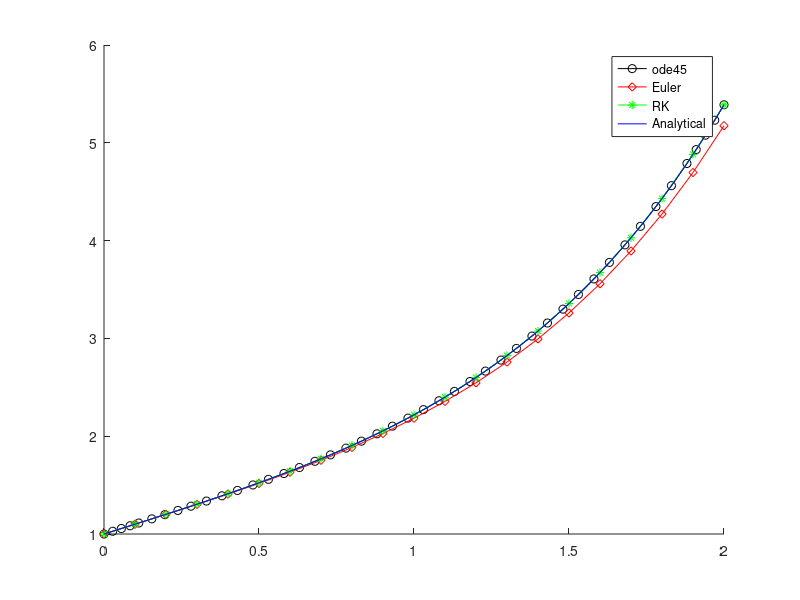

Write MATLAB code to recreate this figure.
% define the right hand side of the ode dy/dx as function handle
f=@(t,y) exp(t)-t;
y0=1; % initial solution at t=0


%%%%%%%%%%%%%%%%%%%%%%%%%%%%%%%%%%%%%%%%%%%%%%%%%%%%%%%%%%%%%%%
% tspan
tspan=[0,2];

% get the solution using ode45
[t,y_ode45]=ode45(f,tspan,y0);



% Euler method
h=0.1; % step size

% create a vector of t values
tvec=0:0.1:2; % with step size 0.1


y_eu=zeros(1,length(tvec)); % initialized to zeros

y_eu(1)=y0;  % store the initial soluton  into y_eu


for i=2:length(tvec)
    y_eu(i)=y_eu(i-1)+h*f(tvec(i-1),y_eu(i-1)); % Euler's formula
    
end



%%%%%%%%%%%%%%%%%%%%%%%%%%%%%%%%%%%%%%%%%%%%%%%%%%%%%%%
%%%%%%%%%%%%%%%%%%%%%%%%%%%%%%%%%%%%%%%%%%%%%%%
% get the solution using RK4(Runga Kutta method of order 4)
h=0.1; % step size

% create a vector of t values from 0 to 2 with step size 0.1
tvec=0:0.1:2;

y_run=zeros(1,length(tvec)); 

y0=1; % solution at t=0

y_run(1)=y0;

for j = 2:length(tvec)
        % RK fourth-order formula
        k1 = h*f(tvec(j-1),y_run(j-1));
        k2 = h*f(tvec(j-1)+0.5*h,y_run(j-1)+0.5*k1);
        k3 = h*f(tvec(j-1)+0.5*h,y_run(j-1)+0.5*k2);
        k4 = h*f(tvec(j-1)+h,y_run(j-1)+k3);
        y_run(j) = y_run(j-1) +k1/6+k2/3+k3/3+k4/6;
 end

 
 
 %%%%%%%%%%%%%%%%%%%%%%%%%%%%%%%%%%%%%%%%%%%%%%%%
 %%%%%%%%%%%%%%%%%%%%%%%%%%%%%%%%%%%%%%%%%%%%%%
 % analytical solution
 % integrating both side of the ode dy/dx,obtained
 % y=exp(t)-t^2/2+c where c is an integration constant
 % put t=0 with y=1
 % 1=exp(0)-0+c
 % c=0
 % so y=exp(t)-t^2/2
 
 % create a vetor of t values from 0 to 2
 x=linspace(0,2,50); % 50 points
 
 y_ana=exp(x)-x.^2./2;
 
 
 %%%%%%%%%%%%%%%%%%%%%%%%%%%%%%%%%%%%%%%%%%%%%%%%%%%%%%%%%%%%%%%
 %%%%%%%%%%%%%%%%%%%%%%%%%%%%%%%%%%%%%%%%%%%%%%%%%%
 % plot
 hold on
 plot(t,y_ode45,'k-o') % black circles
 plot(tvec,y_eu,'r-d'); % red diamonds
 plot(tvec,y_run,'g-*') % green astericks
 plot(x,y_ana,'b') % blue line
 
 legend("ode45","Euler","RK","Analytical") % legend
 hold off
